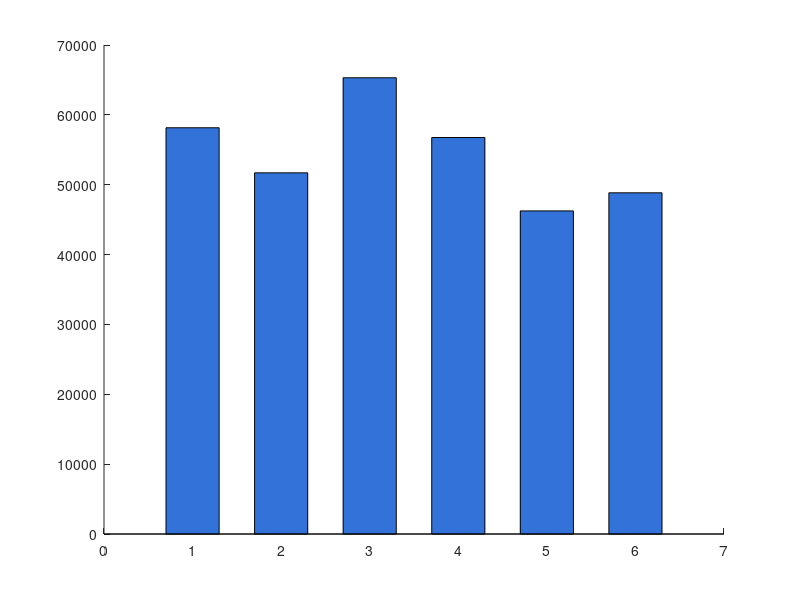

The MATLAB script that drew this image: (Note: this script raises an error after producing the figure.)
%% render_measurements.m
% Generates bar charts for Sensor Block 1 (Averaged) and Sensor Block 2
clear; clc; close all;

%% Data definition
pins = {'A', 'B', 'C', 'D', 'E', 'F'};
x = 1:length(pins);

% --- Block 1 Data (Average of Board 1 & 2, and Average of Pins A&G, etc) ---
B1_Nom = [58154.270000000004 51702.2025 65312.55 56757.0375 46249.4525 48842.7];
B1_Hys = [29.104999999999563 7.587500000003274 12.657499999999345 15.9275000000016 82.10249999999724 21.770000000002256];
B1_Sens = [41.202366340892674 24.093491565557713 73.63877497020907 57.6394950676044 66.4988199576459 9.794367714292378];
B1_MR = [5.78617200991286 4.8582730663804465 10.35322279948794 10.457369710108877 15.740775536073322 1.8283104663657403];

% --- Block 2 Data (Board 3, Average of Pins A&G, etc) ---
B2_Nom = [66405.14 73036.87 69966.545 67091.66500000001 52410.59 78511.20999999999];
B2_Hys = [19.755000000008295 21.594999999993888 20.5 24.335000000006403 111.45500000000175 20.900000000001455];
B2_Sens = [49.36136538520753 44.1381131343679 56.872873130185255 73.96180075388656 90.31479922327709 49.76939029809347];
B2_MR = [7.839077694857527 6.39153618495588 8.730687905405382 12.009954696047249 19.34602623341214 6.536974564930845];

%% Common Styling
color_b1 = [0.20 0.45 0.85]; % Blue for Block 1
color_b2 = [0.90 0.50 0.05]; % Orange for Block 2

%% Plotting Function
function createBarChart(x, data, blockName, paramName, yLabelText, pins, barColor)
    fig = figure('Color', [0.96, 0.96, 0.96], 'Position', [80 80 1000 600]);
    ax = axes(fig);
    hold(ax, 'on');
    
    % Draw bar chart with translucent faces and 2pt thick edges
    barObj = bar(ax, x, data, 0.6, ...
        'FaceColor', barColor, 'FaceAlpha', 0.65, ...
        'EdgeColor', barColor, 'LineWidth', 2);
    
    hold(ax, 'off');
    
    set(ax, 'XTick', x, 'XTickLabel', pins);
    xlim(ax, [0.4, length(pins) + 0.6]);
    
    xlabel(ax, 'Pins', 'FontSize', 20, 'FontWeight', 'bold');
    ylabel(ax, yLabelText, 'FontSize', 20, 'FontWeight', 'bold');
    title(ax, [blockName ' - ' paramName], 'FontSize', 22, 'FontWeight', 'bold');
    
    % Apply Axes Style (Size 20 bold font, no X grid, Y grid on, 2pt thick box)
    set(ax, 'FontSize', 20, 'FontWeight', 'bold', 'LineWidth', 2, ...
        'Box', 'on', 'TickDir', 'out', 'XGrid', 'off', 'YGrid', 'on');
    ax.GridAlpha = 0.3;
    ax.GridLineWidth = 1;
    ax.YAxis.Exponent = 0;
    ax.XAxis.FontWeight = 'bold';
    ax.YAxis.FontWeight = 'bold';
    
    % Save figure
    cleanName = strrep([blockName '_' paramName], ' ', '_');
    savefig(fig, [cleanName '.fig']);
end

%% Generate Figures
createBarChart(x, B1_Nom, 'Sensor Block 1', 'Nominal Resistance', 'Nominal Resistance (\Omega)', pins, color_b1);
createBarChart(x, B2_Nom, 'Sensor Block 2', 'Nominal Resistance', 'Nominal Resistance (\Omega)', pins, color_b2);

createBarChart(x, B1_Hys, 'Sensor Block 1', 'Max Hysteresis Difference', 'Max Hysteresis (\Omega)', pins, color_b1);
createBarChart(x, B2_Hys, 'Sensor Block 2', 'Max Hysteresis Difference', 'Max Hysteresis (\Omega)', pins, color_b2);

createBarChart(x, B1_Sens, 'Sensor Block 1', 'Sensitivity', 'Sensitivity (\Omega/G)', pins, color_b1);
createBarChart(x, B2_Sens, 'Sensor Block 2', 'Sensitivity', 'Sensitivity (\Omega/G)', pins, color_b2);

createBarChart(x, B1_MR, 'Sensor Block 1', 'MR Ratio', 'MR Ratio (%)', pins, color_b1);
createBarChart(x, B2_MR, 'Sensor Block 2', 'MR Ratio', 'MR Ratio (%)', pins, color_b2);
